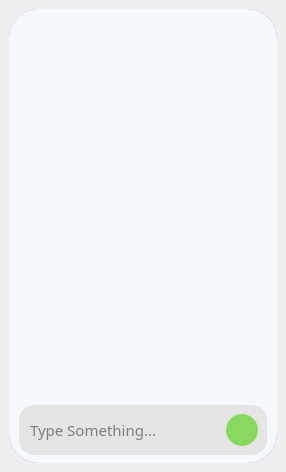
<?xml version="1.0" encoding="UTF-8"?>
<ui version="4.0">
 <class>MainWindow</class>
 <widget class="QMainWindow" name="MainWindow">
  <property name="geometry">
   <rect>
    <x>0</x>
    <y>0</y>
    <width>286</width>
    <height>472</height>
   </rect>
  </property>
  <property name="windowTitle">
   <string>MainWindow</string>
  </property>
  <property name="windowIcon">
   <iconset>
    <normaloff>img/机器人俯视.ico</normaloff>img/机器人俯视.ico</iconset>
  </property>
  <property name="styleSheet">
   <string notr="true"/>
  </property>
  <widget class="QWidget" name="centralwidget">
   <layout class="QHBoxLayout" name="horizontalLayout">
    <item>
     <widget class="QFrame" name="frame">
      <property name="styleSheet">
       <string notr="true">QFrame#frame{
	background-color: qlineargradient(x0:0, y0:1, x1:1, y1:1,stop:0.4  rgb(107, 128, 210), stop:1 rgb(180, 140, 255));
border:0px solid red;
border-radius:30px
}</string>
      </property>
      <property name="frameShape">
       <enum>QFrame::StyledPanel</enum>
      </property>
      <property name="frameShadow">
       <enum>QFrame::Raised</enum>
      </property>
      <layout class="QHBoxLayout" name="horizontalLayout_2" stretch="0,1">
       <property name="spacing">
        <number>0</number>
       </property>
       <property name="leftMargin">
        <number>0</number>
       </property>
       <property name="topMargin">
        <number>0</number>
       </property>
       <property name="rightMargin">
        <number>0</number>
       </property>
       <property name="bottomMargin">
        <number>0</number>
       </property>
       <item>
        <widget class="QFrame" name="frame_3">
         <property name="styleSheet">
          <string notr="true">QFrame{
	background-color: rgba(255, 255, 255,0);
border:0px solid red;
border-radius:30px
}</string>
         </property>
         <property name="frameShape">
          <enum>QFrame::StyledPanel</enum>
         </property>
         <property name="frameShadow">
          <enum>QFrame::Raised</enum>
         </property>
         <layout class="QVBoxLayout" name="verticalLayout_2">
          <property name="spacing">
           <number>0</number>
          </property>
          <property name="leftMargin">
           <number>0</number>
          </property>
          <property name="topMargin">
           <number>0</number>
          </property>
          <property name="rightMargin">
           <number>0</number>
          </property>
          <property name="bottomMargin">
           <number>0</number>
          </property>
         </layout>
        </widget>
       </item>
       <item>
        <widget class="QFrame" name="frame_2">
         <property name="styleSheet">
          <string notr="true">QFrame{
	background-color: rgb(245, 249, 254);
border:0px solid red;
border-radius:30px
}</string>
         </property>
         <property name="frameShape">
          <enum>QFrame::StyledPanel</enum>
         </property>
         <property name="frameShadow">
          <enum>QFrame::Raised</enum>
         </property>
         <layout class="QVBoxLayout" name="verticalLayout_30">
          <property name="spacing">
           <number>4</number>
          </property>
          <property name="leftMargin">
           <number>10</number>
          </property>
          <property name="topMargin">
           <number>10</number>
          </property>
          <property name="rightMargin">
           <number>10</number>
          </property>
          <property name="bottomMargin">
           <number>8</number>
          </property>
          <item>
           <widget class="QFrame" name="frame_9">
            <property name="styleSheet">
             <string notr="true"/>
            </property>
            <property name="frameShape">
             <enum>QFrame::StyledPanel</enum>
            </property>
            <property name="frameShadow">
             <enum>QFrame::Raised</enum>
            </property>
            <layout class="QHBoxLayout" name="horizontalLayout_33">
             <property name="spacing">
              <number>0</number>
             </property>
             <property name="leftMargin">
              <number>0</number>
             </property>
             <property name="topMargin">
              <number>0</number>
             </property>
             <property name="rightMargin">
              <number>0</number>
             </property>
             <property name="bottomMargin">
              <number>0</number>
             </property>
             <item>
              <widget class="QPushButton" name="pushButton_4">
               <property name="minimumSize">
                <size>
                 <width>30</width>
                 <height>30</height>
                </size>
               </property>
               <property name="maximumSize">
                <size>
                 <width>30</width>
                 <height>16777215</height>
                </size>
               </property>
               <property name="font">
                <font>
                 <weight>75</weight>
                 <bold>true</bold>
                </font>
               </property>
               <property name="styleSheet">
                <string notr="true">QPushButton{
background-color: rgb(255, 255, 255, 0);
image: url(:/buttom/img/更多.png);
outline: none;
border:0px;
}
QPushButton:hover{
background-color: rgb(220, 220, 220);
}</string>
               </property>
               <property name="text">
                <string/>
               </property>
              </widget>
             </item>
             <item>
              <spacer name="horizontalSpacer">
               <property name="orientation">
                <enum>Qt::Horizontal</enum>
               </property>
               <property name="sizeHint" stdset="0">
                <size>
                 <width>761</width>
                 <height>20</height>
                </size>
               </property>
              </spacer>
             </item>
             <item>
              <widget class="QPushButton" name="pushButton_1">
               <property name="minimumSize">
                <size>
                 <width>30</width>
                 <height>30</height>
                </size>
               </property>
               <property name="maximumSize">
                <size>
                 <width>30</width>
                 <height>16777215</height>
                </size>
               </property>
               <property name="font">
                <font>
                 <weight>75</weight>
                 <bold>true</bold>
                </font>
               </property>
               <property name="styleSheet">
                <string notr="true">QPushButton{
background-color: rgb(255, 255, 255, 0);
image: url(:/buttom/img/最小化.png);
outline: none;
border:0px;
}
QPushButton:hover{
background-color: rgb(220, 220, 220);
}</string>
               </property>
               <property name="text">
                <string/>
               </property>
              </widget>
             </item>
             <item>
              <widget class="QPushButton" name="pushButton_2">
               <property name="minimumSize">
                <size>
                 <width>30</width>
                 <height>30</height>
                </size>
               </property>
               <property name="maximumSize">
                <size>
                 <width>30</width>
                 <height>16777215</height>
                </size>
               </property>
               <property name="font">
                <font>
                 <weight>75</weight>
                 <bold>true</bold>
                </font>
               </property>
               <property name="styleSheet">
                <string notr="true">QPushButton{
background-color: rgb(255, 255, 255, 0);
image: url(:/buttom/img/发送至.png);
outline: none;
border:0px;
}
QPushButton:hover{
background-color: rgb(220, 220, 220);
}</string>
               </property>
               <property name="text">
                <string/>
               </property>
              </widget>
             </item>
             <item>
              <widget class="QPushButton" name="pushButton_3">
               <property name="minimumSize">
                <size>
                 <width>30</width>
                 <height>30</height>
                </size>
               </property>
               <property name="maximumSize">
                <size>
                 <width>30</width>
                 <height>16777215</height>
                </size>
               </property>
               <property name="font">
                <font>
                 <weight>75</weight>
                 <bold>true</bold>
                </font>
               </property>
               <property name="styleSheet">
                <string notr="true">QPushButton{
background-color: rgb(255, 255, 255, 0);
image: url(:/buttom/img/关闭.png);
outline: none;
border:0px;
}
QPushButton:hover{
background-color:rgb(255, 0, 0);
}</string>
               </property>
               <property name="text">
                <string/>
               </property>
              </widget>
             </item>
            </layout>
           </widget>
          </item>
          <item>
           <layout class="QHBoxLayout" name="horizontalLayout_32" stretch="0">
            <property name="spacing">
             <number>12</number>
            </property>
            <item>
             <widget class="QListWidget" name="listWidget">
              <property name="verticalScrollBarPolicy">
               <enum>Qt::ScrollBarAlwaysOff</enum>
              </property>
              <property name="horizontalScrollBarPolicy">
               <enum>Qt::ScrollBarAlwaysOff</enum>
              </property>
              <property name="wordWrap">
               <bool>true</bool>
              </property>
             </widget>
            </item>
           </layout>
          </item>
          <item>
           <widget class="QFrame" name="frame_12">
            <property name="styleSheet">
             <string notr="true">background-color: rgb(229, 229, 229);
border-radius:15px;</string>
            </property>
            <property name="frameShape">
             <enum>QFrame::StyledPanel</enum>
            </property>
            <property name="frameShadow">
             <enum>QFrame::Raised</enum>
            </property>
            <layout class="QHBoxLayout" name="horizontalLayout_36">
             <item>
              <widget class="QLineEdit" name="message">
               <property name="minimumSize">
                <size>
                 <width>0</width>
                 <height>32</height>
                </size>
               </property>
               <property name="font">
                <font>
                 <family>宋体</family>
                 <pointsize>11</pointsize>
                </font>
               </property>
               <property name="styleSheet">
                <string notr="true">color: rgb(22, 22, 22);
border:none;</string>
               </property>
               <property name="placeholderText">
                <string>Type Something...</string>
               </property>
              </widget>
             </item>
             <item>
              <widget class="QWidget" name="widget_29" native="true">
               <property name="minimumSize">
                <size>
                 <width>32</width>
                 <height>32</height>
                </size>
               </property>
               <property name="maximumSize">
                <size>
                 <width>32</width>
                 <height>32</height>
                </size>
               </property>
               <property name="sizeIncrement">
                <size>
                 <width>0</width>
                 <height>2</height>
                </size>
               </property>
               <property name="styleSheet">
                <string notr="true"/>
               </property>
               <widget class="QPushButton" name="send">
                <property name="geometry">
                 <rect>
                  <x>0</x>
                  <y>0</y>
                  <width>32</width>
                  <height>32</height>
                 </rect>
                </property>
                <property name="styleSheet">
                 <string notr="true">background-color:rgb(137, 217, 97);
image: url(:/buttom/img/发送_send.svg);
outline: none;
border-radius:16px;
padding:8px;</string>
                </property>
                <property name="text">
                 <string/>
                </property>
               </widget>
              </widget>
             </item>
            </layout>
           </widget>
          </item>
         </layout>
        </widget>
       </item>
      </layout>
     </widget>
    </item>
   </layout>
  </widget>
 </widget>
 <resources>
  <include location="resources.qrc"/>
 </resources>
 <connections/>
</ui>
